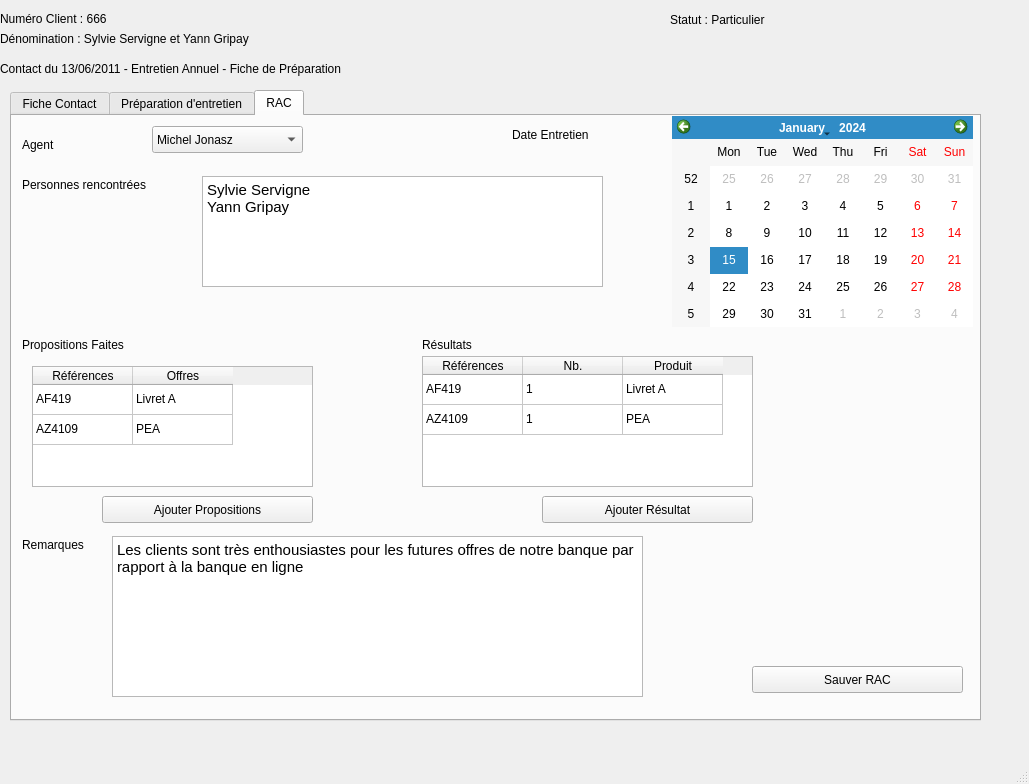
<?xml version="1.0" encoding="UTF-8"?>
<ui version="4.0">
 <class>MainWindow</class>
 <widget class="QMainWindow" name="MainWindow">
  <property name="geometry">
   <rect>
    <x>0</x>
    <y>0</y>
    <width>1029</width>
    <height>784</height>
   </rect>
  </property>
  <property name="windowTitle">
   <string>MainWindow</string>
  </property>
  <widget class="QWidget" name="centralwidget">
   <widget class="QLabel" name="label">
    <property name="geometry">
     <rect>
      <x>0</x>
      <y>10</y>
      <width>151</width>
      <height>17</height>
     </rect>
    </property>
    <property name="text">
     <string>Numéro Client : 666</string>
    </property>
   </widget>
   <widget class="QLabel" name="label_3">
    <property name="geometry">
     <rect>
      <x>670</x>
      <y>10</y>
      <width>131</width>
      <height>20</height>
     </rect>
    </property>
    <property name="text">
     <string>Statut : Particulier</string>
    </property>
   </widget>
   <widget class="QLabel" name="label_2">
    <property name="geometry">
     <rect>
      <x>0</x>
      <y>30</y>
      <width>411</width>
      <height>17</height>
     </rect>
    </property>
    <property name="text">
     <string>Dénomination : Sylvie Servigne et Yann Gripay</string>
    </property>
   </widget>
   <widget class="QLabel" name="label_4">
    <property name="geometry">
     <rect>
      <x>0</x>
      <y>60</y>
      <width>431</width>
      <height>17</height>
     </rect>
    </property>
    <property name="text">
     <string>Contact du 13/06/2011 - Entretien Annuel - Fiche de Préparation</string>
    </property>
   </widget>
   <widget class="QTabWidget" name="tabWidget">
    <property name="geometry">
     <rect>
      <x>10</x>
      <y>90</y>
      <width>971</width>
      <height>631</height>
     </rect>
    </property>
    <property name="currentIndex">
     <number>2</number>
    </property>
    <widget class="QWidget" name="tab_3">
     <attribute name="title">
      <string>Fiche Contact</string>
     </attribute>
     <widget class="QLabel" name="label_8">
      <property name="geometry">
       <rect>
        <x>10</x>
        <y>110</y>
        <width>431</width>
        <height>17</height>
       </rect>
      </property>
      <property name="text">
       <string>Contact du 13/06/2011 - Entretien Annuel - Fiche de Préparation</string>
      </property>
     </widget>
     <widget class="QLabel" name="label_9">
      <property name="geometry">
       <rect>
        <x>10</x>
        <y>160</y>
        <width>301</width>
        <height>17</height>
       </rect>
      </property>
      <property name="text">
       <string>Agent : Michel Jonasz</string>
      </property>
     </widget>
     <widget class="QPushButton" name="pushButton_4">
      <property name="geometry">
       <rect>
        <x>10</x>
        <y>200</y>
        <width>201</width>
        <height>27</height>
       </rect>
      </property>
      <property name="text">
       <string>Visualiser Client</string>
      </property>
     </widget>
     <widget class="QPushButton" name="pushButton_5">
      <property name="geometry">
       <rect>
        <x>10</x>
        <y>230</y>
        <width>201</width>
        <height>27</height>
       </rect>
      </property>
      <property name="text">
       <string>Rédiger RAC</string>
      </property>
     </widget>
     <widget class="QLabel" name="label_5">
      <property name="geometry">
       <rect>
        <x>10</x>
        <y>10</y>
        <width>151</width>
        <height>17</height>
       </rect>
      </property>
      <property name="text">
       <string>Numéro Client : 666</string>
      </property>
     </widget>
     <widget class="QLabel" name="label_6">
      <property name="geometry">
       <rect>
        <x>10</x>
        <y>30</y>
        <width>411</width>
        <height>17</height>
       </rect>
      </property>
      <property name="text">
       <string>Dénomination : Sylvie Servigne et Yann Gripay</string>
      </property>
     </widget>
    </widget>
    <widget class="QWidget" name="tab">
     <attribute name="title">
      <string>Préparation d'entretien</string>
     </attribute>
     <widget class="QGroupBox" name="groupBox_3">
      <property name="geometry">
       <rect>
        <x>10</x>
        <y>290</y>
        <width>311</width>
        <height>91</height>
       </rect>
      </property>
      <property name="title">
       <string>Actions</string>
      </property>
      <widget class="QPushButton" name="pushButton_2">
       <property name="geometry">
        <rect>
         <x>0</x>
         <y>20</y>
         <width>201</width>
         <height>27</height>
        </rect>
       </property>
       <property name="text">
        <string>Visualiser Client</string>
       </property>
      </widget>
      <widget class="QPushButton" name="pushButton_3">
       <property name="geometry">
        <rect>
         <x>0</x>
         <y>50</y>
         <width>201</width>
         <height>27</height>
        </rect>
       </property>
       <property name="text">
        <string>Rédiger RAC</string>
       </property>
      </widget>
     </widget>
     <widget class="QGroupBox" name="groupBox">
      <property name="geometry">
       <rect>
        <x>10</x>
        <y>20</y>
        <width>281</width>
        <height>261</height>
       </rect>
      </property>
      <property name="title">
       <string>Propositions Commerciales</string>
      </property>
      <widget class="QTableWidget" name="tableWidget">
       <property name="geometry">
        <rect>
         <x>0</x>
         <y>30</y>
         <width>256</width>
         <height>192</height>
        </rect>
       </property>
       <attribute name="verticalHeaderVisible">
        <bool>false</bool>
       </attribute>
       <row>
        <property name="text">
         <string>Ligne1</string>
        </property>
       </row>
       <row>
        <property name="text">
         <string>Ligne2</string>
        </property>
       </row>
       <column>
        <property name="text">
         <string>Références</string>
        </property>
       </column>
       <column>
        <property name="text">
         <string>Offres</string>
        </property>
       </column>
       <item row="0" column="0">
        <property name="text">
         <string>AF419</string>
        </property>
       </item>
       <item row="0" column="1">
        <property name="text">
         <string>Livret A</string>
        </property>
       </item>
       <item row="1" column="0">
        <property name="text">
         <string>AZ4109</string>
        </property>
       </item>
       <item row="1" column="1">
        <property name="text">
         <string>PEA</string>
        </property>
       </item>
      </widget>
      <widget class="QPushButton" name="pushButton">
       <property name="geometry">
        <rect>
         <x>160</x>
         <y>230</y>
         <width>98</width>
         <height>27</height>
        </rect>
       </property>
       <property name="text">
        <string>Ajouter Offres</string>
       </property>
      </widget>
      <zorder>tableWidget</zorder>
      <zorder>pushButton</zorder>
      <zorder>pushButton_3</zorder>
      <zorder>pushButton_2</zorder>
     </widget>
     <widget class="QGroupBox" name="groupBox_2">
      <property name="geometry">
       <rect>
        <x>330</x>
        <y>20</y>
        <width>331</width>
        <height>401</height>
       </rect>
      </property>
      <property name="title">
       <string>Annotations</string>
      </property>
      <widget class="QTextEdit" name="textEdit">
       <property name="geometry">
        <rect>
         <x>10</x>
         <y>20</y>
         <width>311</width>
         <height>351</height>
        </rect>
       </property>
       <property name="html">
        <string>&lt;!DOCTYPE HTML PUBLIC &quot;-//W3C//DTD HTML 4.0//EN&quot; &quot;http://www.w3.org/TR/REC-html40/strict.dtd&quot;&gt;
&lt;html&gt;&lt;head&gt;&lt;meta name=&quot;qrichtext&quot; content=&quot;1&quot; /&gt;&lt;style type=&quot;text/css&quot;&gt;
p, li { white-space: pre-wrap; }
&lt;/style&gt;&lt;/head&gt;&lt;body style=&quot; font-family:'Ubuntu'; font-size:11pt; font-weight:400; font-style:normal;&quot;&gt;
&lt;p style=&quot; margin-top:0px; margin-bottom:0px; margin-left:0px; margin-right:0px; -qt-block-indent:0; text-indent:0px;&quot;&gt;Poser des questions sur l'état de santé des enfants&lt;/p&gt;&lt;/body&gt;&lt;/html&gt;</string>
       </property>
      </widget>
     </widget>
    </widget>
    <widget class="QWidget" name="tab_2">
     <attribute name="title">
      <string>RAC</string>
     </attribute>
     <widget class="QLabel" name="label_7">
      <property name="geometry">
       <rect>
        <x>500</x>
        <y>10</y>
        <width>141</width>
        <height>17</height>
       </rect>
      </property>
      <property name="text">
       <string>Date Entretien</string>
      </property>
     </widget>
     <widget class="QCalendarWidget" name="calendarWidget">
      <property name="geometry">
       <rect>
        <x>660</x>
        <y>0</y>
        <width>301</width>
        <height>211</height>
       </rect>
      </property>
     </widget>
     <widget class="QLabel" name="label_10">
      <property name="geometry">
       <rect>
        <x>10</x>
        <y>20</y>
        <width>67</width>
        <height>17</height>
       </rect>
      </property>
      <property name="text">
       <string>Agent</string>
      </property>
     </widget>
     <widget class="QComboBox" name="comboBox">
      <property name="geometry">
       <rect>
        <x>140</x>
        <y>10</y>
        <width>151</width>
        <height>27</height>
       </rect>
      </property>
      <item>
       <property name="text">
        <string>Michel Jonasz</string>
       </property>
      </item>
     </widget>
     <widget class="QLabel" name="label_11">
      <property name="geometry">
       <rect>
        <x>10</x>
        <y>60</y>
        <width>161</width>
        <height>17</height>
       </rect>
      </property>
      <property name="text">
       <string>Personnes rencontrées</string>
      </property>
     </widget>
     <widget class="QTextEdit" name="textEdit_2">
      <property name="geometry">
       <rect>
        <x>190</x>
        <y>60</y>
        <width>401</width>
        <height>111</height>
       </rect>
      </property>
      <property name="html">
       <string>&lt;!DOCTYPE HTML PUBLIC &quot;-//W3C//DTD HTML 4.0//EN&quot; &quot;http://www.w3.org/TR/REC-html40/strict.dtd&quot;&gt;
&lt;html&gt;&lt;head&gt;&lt;meta name=&quot;qrichtext&quot; content=&quot;1&quot; /&gt;&lt;style type=&quot;text/css&quot;&gt;
p, li { white-space: pre-wrap; }
&lt;/style&gt;&lt;/head&gt;&lt;body style=&quot; font-family:'Ubuntu'; font-size:11pt; font-weight:400; font-style:normal;&quot;&gt;
&lt;p style=&quot; margin-top:0px; margin-bottom:0px; margin-left:0px; margin-right:0px; -qt-block-indent:0; text-indent:0px;&quot;&gt;Sylvie Servigne&lt;br /&gt;Yann Gripay&lt;/p&gt;&lt;/body&gt;&lt;/html&gt;</string>
      </property>
     </widget>
     <widget class="QLabel" name="label_12">
      <property name="geometry">
       <rect>
        <x>10</x>
        <y>220</y>
        <width>161</width>
        <height>17</height>
       </rect>
      </property>
      <property name="text">
       <string>Propositions Faites</string>
      </property>
     </widget>
     <widget class="QTableWidget" name="tableWidget_2">
      <property name="geometry">
       <rect>
        <x>20</x>
        <y>250</y>
        <width>281</width>
        <height>121</height>
       </rect>
      </property>
      <attribute name="verticalHeaderVisible">
       <bool>false</bool>
      </attribute>
      <row>
       <property name="text">
        <string>Ligne1</string>
       </property>
      </row>
      <row>
       <property name="text">
        <string>Ligne2</string>
       </property>
      </row>
      <column>
       <property name="text">
        <string>Références</string>
       </property>
      </column>
      <column>
       <property name="text">
        <string>Offres</string>
       </property>
      </column>
      <item row="0" column="0">
       <property name="text">
        <string>AF419</string>
       </property>
      </item>
      <item row="0" column="1">
       <property name="text">
        <string>Livret A</string>
       </property>
      </item>
      <item row="1" column="0">
       <property name="text">
        <string>AZ4109</string>
       </property>
      </item>
      <item row="1" column="1">
       <property name="text">
        <string>PEA</string>
       </property>
      </item>
     </widget>
     <widget class="QPushButton" name="pushButton_6">
      <property name="geometry">
       <rect>
        <x>90</x>
        <y>380</y>
        <width>211</width>
        <height>27</height>
       </rect>
      </property>
      <property name="text">
       <string>Ajouter Propositions</string>
      </property>
     </widget>
     <widget class="QLabel" name="label_13">
      <property name="geometry">
       <rect>
        <x>410</x>
        <y>220</y>
        <width>161</width>
        <height>17</height>
       </rect>
      </property>
      <property name="text">
       <string>Résultats</string>
      </property>
     </widget>
     <widget class="QTableWidget" name="tableWidget_3">
      <property name="geometry">
       <rect>
        <x>410</x>
        <y>240</y>
        <width>331</width>
        <height>131</height>
       </rect>
      </property>
      <attribute name="verticalHeaderVisible">
       <bool>false</bool>
      </attribute>
      <row>
       <property name="text">
        <string>Ligne1</string>
       </property>
      </row>
      <row>
       <property name="text">
        <string>Ligne2</string>
       </property>
      </row>
      <column>
       <property name="text">
        <string>Références</string>
       </property>
      </column>
      <column>
       <property name="text">
        <string>Nb.</string>
       </property>
      </column>
      <column>
       <property name="text">
        <string>Produit</string>
       </property>
      </column>
      <item row="0" column="0">
       <property name="text">
        <string>AF419</string>
       </property>
      </item>
      <item row="0" column="1">
       <property name="text">
        <string>1</string>
       </property>
      </item>
      <item row="0" column="2">
       <property name="text">
        <string>Livret A</string>
       </property>
      </item>
      <item row="1" column="0">
       <property name="text">
        <string>AZ4109</string>
       </property>
      </item>
      <item row="1" column="1">
       <property name="text">
        <string>1</string>
       </property>
      </item>
      <item row="1" column="2">
       <property name="text">
        <string>PEA</string>
       </property>
      </item>
     </widget>
     <widget class="QPushButton" name="pushButton_7">
      <property name="geometry">
       <rect>
        <x>530</x>
        <y>380</y>
        <width>211</width>
        <height>27</height>
       </rect>
      </property>
      <property name="text">
       <string>Ajouter Résultat</string>
      </property>
     </widget>
     <widget class="QLabel" name="label_14">
      <property name="geometry">
       <rect>
        <x>10</x>
        <y>420</y>
        <width>161</width>
        <height>17</height>
       </rect>
      </property>
      <property name="text">
       <string>Remarques</string>
      </property>
     </widget>
     <widget class="QTextEdit" name="textEdit_3">
      <property name="geometry">
       <rect>
        <x>100</x>
        <y>420</y>
        <width>531</width>
        <height>161</height>
       </rect>
      </property>
      <property name="html">
       <string>&lt;!DOCTYPE HTML PUBLIC &quot;-//W3C//DTD HTML 4.0//EN&quot; &quot;http://www.w3.org/TR/REC-html40/strict.dtd&quot;&gt;
&lt;html&gt;&lt;head&gt;&lt;meta name=&quot;qrichtext&quot; content=&quot;1&quot; /&gt;&lt;style type=&quot;text/css&quot;&gt;
p, li { white-space: pre-wrap; }
&lt;/style&gt;&lt;/head&gt;&lt;body style=&quot; font-family:'Ubuntu'; font-size:11pt; font-weight:400; font-style:normal;&quot;&gt;
&lt;p style=&quot; margin-top:0px; margin-bottom:0px; margin-left:0px; margin-right:0px; -qt-block-indent:0; text-indent:0px;&quot;&gt;Les clients sont très enthousiastes pour les futures offres de notre banque par rapport à la banque en ligne&lt;/p&gt;&lt;/body&gt;&lt;/html&gt;</string>
      </property>
     </widget>
     <widget class="QPushButton" name="pushButton_8">
      <property name="geometry">
       <rect>
        <x>740</x>
        <y>550</y>
        <width>211</width>
        <height>27</height>
       </rect>
      </property>
      <property name="text">
       <string>Sauver RAC</string>
      </property>
     </widget>
    </widget>
   </widget>
  </widget>
  <widget class="QMenuBar" name="menubar">
   <property name="geometry">
    <rect>
     <x>0</x>
     <y>0</y>
     <width>1029</width>
     <height>25</height>
    </rect>
   </property>
  </widget>
  <widget class="QStatusBar" name="statusbar"/>
 </widget>
 <resources/>
 <connections/>
</ui>
